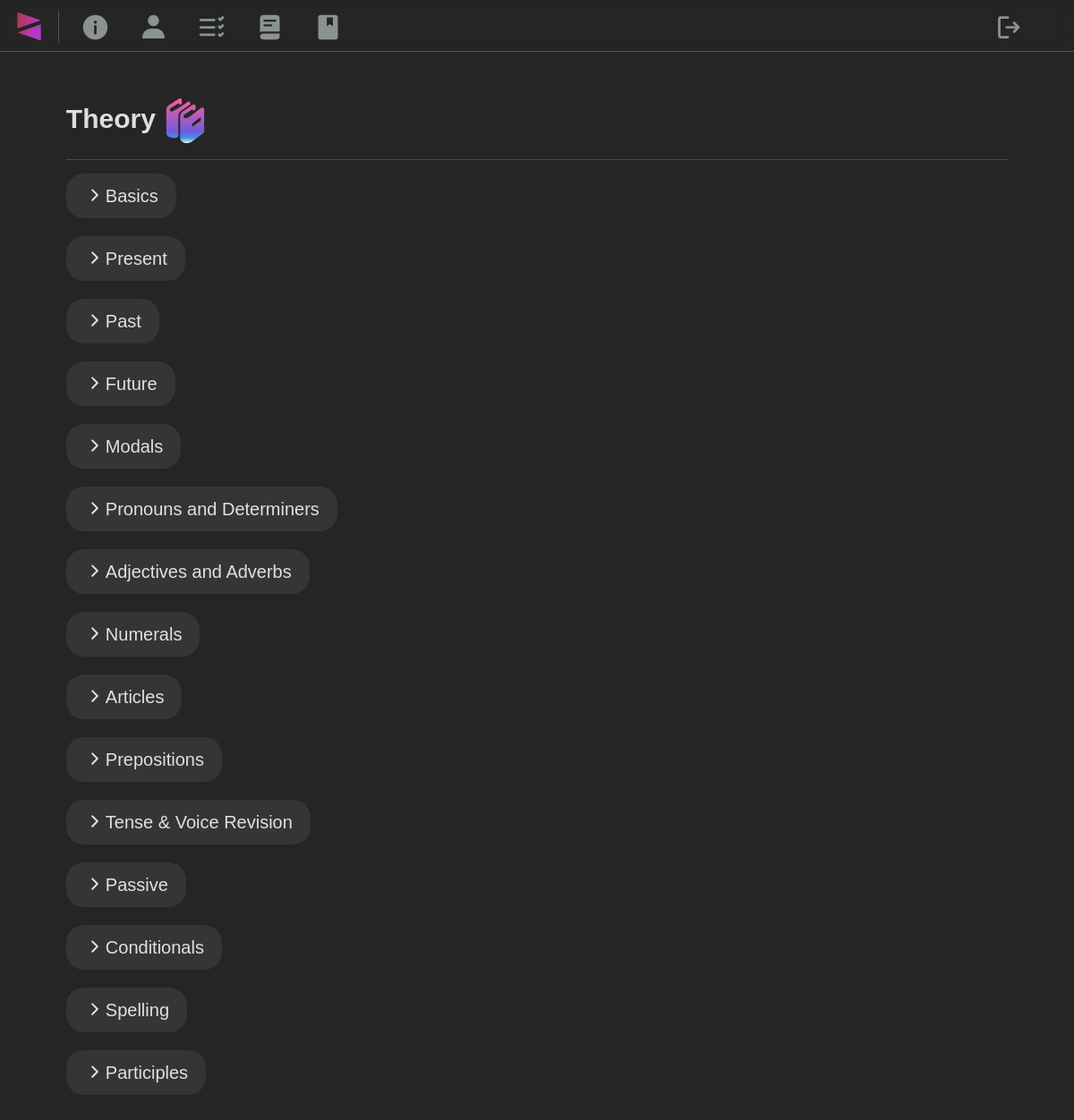
The app's page /theory (signed in) with its own data.
### website/models.py (models this page shows, shortened)
class TheoryTopics(models.Model):
    topic = models.CharField(max_length=255)
    order = models.PositiveIntegerField(unique=True)

### website/views.py (the view)
# urls.py: path("theory", views.theory, name="theory"),
@login_required
def theory(request):
    topics = TheoryTopics.objects.order_by('order')
    entries_by_topic = {}
    for topic in topics:
        entries = Theory.objects.filter(topic=topic).order_by('order')
        if entries:
            entries_by_topic[topic] = entries
    return render(request, 'website/theory.html', {'entries_by_topic': entries_by_topic})

### website/templates/website/theory.html (shortened to what this page needs)
{% extends "website/layout.html" %} {% block title %}Теория{% endblock %} {% load static %} {% block body %}
<h2>
  Theory
</h2>
<hr class="hr-faint" />
{% for topic, entries in entries_by_topic.items %}
<div class="folder folder-tablet margin-bottom">{{ topic.topic }}</div>
{% endfor %}
{% endblock %}

### website/static/website/css/main.css (style rules this page uses)
*, *::before, *::after { box-sizing: border-box; }
.folder-tablet { width: -moz-fit-content; width: fit-content; background-color: #353535; border-radius: 1rem; padding: 10px 20px; }
body { font-family: Arial, Helvetica, sans-serif; font-weight: 200; background: #252525; background-repeat: no-repeat; background-attachment: fixed; color: rgba(255, 255, 255, 0.85); margin: 0; padding: 0; line-height: 1.5rem; }
.larger-icon { width: 50px; height: 50px; vertical-align: middle; }
html { box-sizing: border-box; font-size: 20px; scroll-behavior: smooth; height: 100%; }
.margin-bottom { margin-bottom: 20px; }
hr { border: none; border-top: 2px solid #444; border-color: rgba(255, 255, 255, 0.2); margin: 20px 0px; }
p, h1, h2, h3, h4 { margin-bottom: 0.6em; margin-top: 1em; }
.hr-faint { border: none; border-top: 1px solid rgba(85, 85, 85, 0.8); margin: 15px 0px; }

### records on screen
TheoryTopics: topic "Basics"
TheoryTopics: topic "Present"
TheoryTopics: topic "Past"
TheoryTopics: topic "Future"
TheoryTopics: topic "Modals"
TheoryTopics: topic "Pronouns and Determiners"
TheoryTopics: topic "Adjectives and Adverbs"
TheoryTopics: topic "Numerals"
TheoryTopics: topic "Articles"
TheoryTopics: topic "Prepositions"
TheoryTopics: topic "Tense & Voice Revision"
TheoryTopics: topic "Passive"
TheoryTopics: topic "Conditionals"
TheoryTopics: topic "Spelling"
TheoryTopics: topic "Participles"
